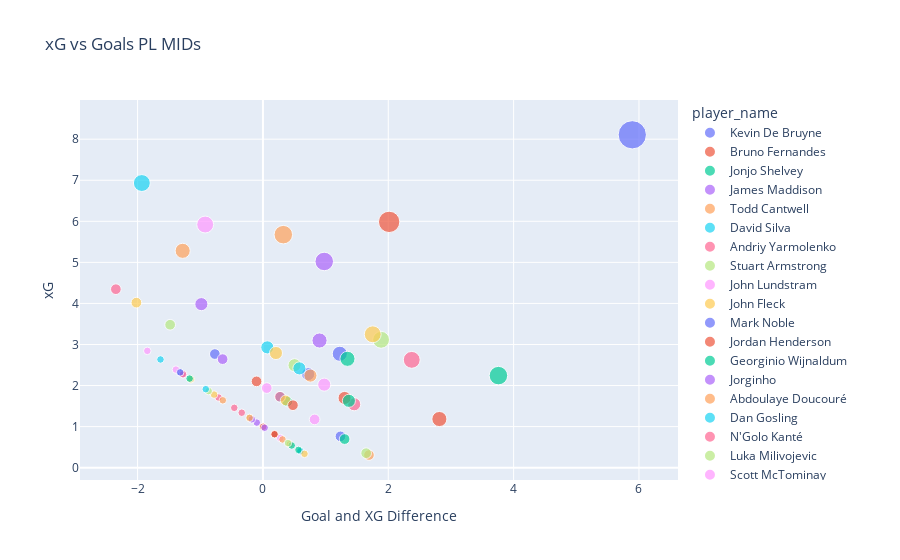

Notebook code for this chart:
### Code cell
midStats['Goal and XG Difference'] = midStats['goals'] - midStats['xG']
fig = px.scatter(midStats[midStats['goals']>=1], x="Goal and XG Difference", y="xG", color="player_name", size = 'goals', hover_name="player_name",
                title = 'xG vs Goals PL MIDs')
fig.show()
